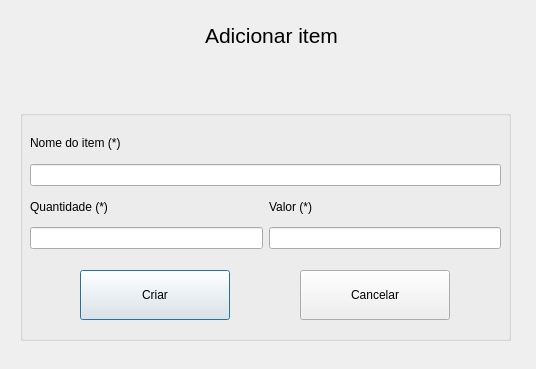
<?xml version="1.0" encoding="UTF-8"?>
<ui version="4.0">
 <class>CreateOrderPaperItem</class>
 <widget class="QDialog" name="CreateOrderPaperItem">
  <property name="geometry">
   <rect>
    <x>0</x>
    <y>0</y>
    <width>536</width>
    <height>369</height>
   </rect>
  </property>
  <property name="windowTitle">
   <string>Adicionar Item Na Comanda</string>
  </property>
  <widget class="QLabel" name="label_orderPaperItemCreateTitle">
   <property name="geometry">
    <rect>
     <x>31</x>
     <y>20</y>
     <width>481</width>
     <height>31</height>
    </rect>
   </property>
   <property name="font">
    <font>
     <pointsize>16</pointsize>
    </font>
   </property>
   <property name="text">
    <string>Adicionar item</string>
   </property>
   <property name="alignment">
    <set>Qt::AlignCenter</set>
   </property>
  </widget>
  <widget class="QGroupBox" name="groupBox_orderPaperItemCreate">
   <property name="geometry">
    <rect>
     <x>20</x>
     <y>110</y>
     <width>491</width>
     <height>231</height>
    </rect>
   </property>
   <property name="title">
    <string/>
   </property>
   <widget class="QPushButton" name="pushButton_orderPaperItemCreate">
    <property name="geometry">
     <rect>
      <x>60</x>
      <y>160</y>
      <width>150</width>
      <height>50</height>
     </rect>
    </property>
    <property name="text">
     <string>Criar</string>
    </property>
   </widget>
   <widget class="QPushButton" name="pushButton_orderPaperItemCreateCancel">
    <property name="geometry">
     <rect>
      <x>280</x>
      <y>160</y>
      <width>150</width>
      <height>50</height>
     </rect>
    </property>
    <property name="text">
     <string>Cancelar</string>
    </property>
   </widget>
   <widget class="QWidget" name="layoutWidget">
    <property name="geometry">
     <rect>
      <x>10</x>
      <y>18</y>
      <width>471</width>
      <height>121</height>
     </rect>
    </property>
    <layout class="QVBoxLayout" name="verticalLayout_4">
     <item>
      <layout class="QVBoxLayout" name="verticalLayout_3">
       <item>
        <widget class="QLabel" name="label_orderPaperItemName">
         <property name="text">
          <string>Nome do item (*)</string>
         </property>
        </widget>
       </item>
       <item>
        <widget class="QLineEdit" name="lineEdit_orderPaperItemName">
         <property name="clearButtonEnabled">
          <bool>false</bool>
         </property>
        </widget>
       </item>
      </layout>
     </item>
     <item>
      <layout class="QHBoxLayout" name="horizontalLayout">
       <item>
        <layout class="QVBoxLayout" name="verticalLayout">
         <item>
          <widget class="QLabel" name="label_orderPaperItemAmount">
           <property name="text">
            <string>Quantidade (*)</string>
           </property>
          </widget>
         </item>
         <item>
          <widget class="QLineEdit" name="lineEdit_orderPaperItemAmount"/>
         </item>
        </layout>
       </item>
       <item>
        <layout class="QVBoxLayout" name="verticalLayout_2">
         <item>
          <widget class="QLabel" name="label_orderPaperItemValue">
           <property name="text">
            <string>Valor (*)</string>
           </property>
          </widget>
         </item>
         <item>
          <widget class="QLineEdit" name="lineEdit_orderPaperItemValue"/>
         </item>
        </layout>
       </item>
      </layout>
     </item>
    </layout>
   </widget>
  </widget>
 </widget>
 <resources/>
 <connections/>
</ui>
